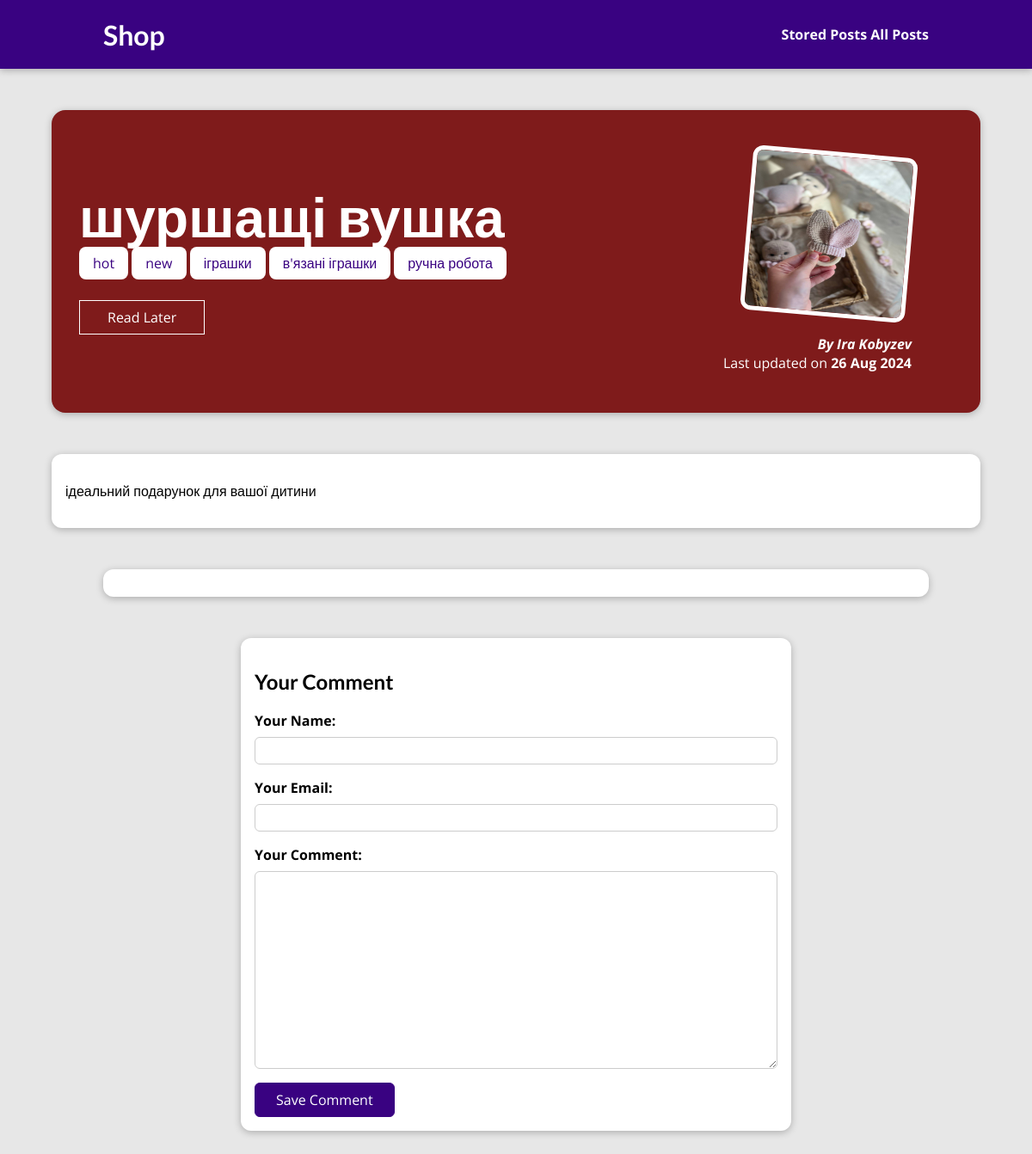
The app's page /posts/shurshashi-vushka with its own data.
### blog/models.py (models this page shows, shortened)
class Post(models.Model):
    title = models.CharField(max_length=150)
    excerpt = models.CharField(max_length=200)
    image = models.ImageField(upload_to="posts", null=True)
    date = models.DateField(auto_now=True)
    slug = models.SlugField(unique=True, db_index=True)
    content = models.TextField(validators=[MinLengthValidator(10)])
    author = models.ForeignKey(
        Author, on_delete=models.SET_NULL, null=True, related_name="posts")
    tags = models.ManyToManyField(Tag)

class Tag(models.Model):
    caption = models.CharField(max_length=20)

class Author(models.Model):
    first_name = models.CharField(max_length=100)
    last_name = models.CharField(max_length=100)
    email_address = models.EmailField()
    def full_name(self):
        return f"{self.first_name} {self.last_name}"
    def __str__(self):
        return self.full_name()

### blog/views.py (the view, shortened to what this page needs)
# urls.py: path("posts/<slug:slug>", views.SinglePostsView.as_view(), name="post-detail-page"),
class SinglePostsView(View):
    def is_stored_post(self, request, post_id):
        stored_posts = request.session.get("stored_posts")
        if stored_posts is not None:
            is_saved_for_later = post_id in stored_posts
        else:
            is_saved_for_later = False
        return is_saved_for_later
    def get(self, request, slug):
        post = Post.objects.get(slug=slug)
        context = {
            "post": post,
            "post_tags": post.tags.all(),
            "comment_form": CommentForm(),
            "comments": post.comments.all().order_by("-id"),
            "saved_for_later": self.is_stored_post(request, post.id)
        }
        return render(request, "post-detail.html", context)

### blog/forms.py
class CommentForm(forms.ModelForm):
    class Meta:
        model = Comment
        exclude = ["post"]
        labels = {
            "user_name":"Your Name",
            "user_email":"Your Email",
            "text":"Your Comment"
        }

### blog/templates/post-detail.html (shortened to what this page needs)
{% extends "base.html" %}
{% load static %}
{% block css_files %}
<link rel="stylesheet" href="{% static "post-detail.css" %}" />
{% endblock %}
{% block content %}
<section id="summary">
  <h2>{{ post.title }}</h2>
  <div>
    {% for tag in post_tags %}
      <span class="tag">{{ tag.caption }}</span>
    {% endfor %}
  </div>
  <div id="read-later">
    <form action="{% url "read-later" %}" method="POST">
      <button>
        {% if saved_for_later %}
          Remove from "Read Later" List
        {% else %}
          Read Later
        {% endif %}
      </button>
    </form>
  </div>
  <article>
    <img src="{{ post.image.url }}" alt="{{ post.title }}" />
    <address>By <a href="mailto:{{ post.author.email_address }}">{{ post.author }}</a></address>
    <div>Last updated on <time>{{ post.date|date:"d M Y" }}</time></div>
  </article>
</section>
<main>
  {{ post.content|linebreaks }}
</main>
<section id="comments">
</section>
<section id="comment-form">
  <h2>Your Comment</h2>
  <form action="{% url "post-detail-page" post.slug %}" method="POST">
    {% for form_field in comment_form %}
      <div class="form-control {% if form_field.errors %}invalid{% endif %}">
        {{ form_field.label_tag }}
        {{ form_field }}
      </div>
    {% endfor %}
    <button>Save Comment</button>
  </form>
</section>
{% endblock %}

### static/app.css (style rules this page uses)
* { box-sizing: border-box; }
html { font-family: 'Open Sans', 'Lato', sans-serif; }
body { margin: 0; }
h1, h2, h3 { font-family: 'Lato', sans-serif; font-weight: bold; }

### blog/static/post-detail.css (style rules this page uses)
body { background-color: #e7e7e7; }
#summary { margin: 8rem auto 3rem auto; padding: 2rem; width: 90%; max-width: 90rem; border-radius: 16px; background-color: #7f1b1b; position: relative; box-shadow: 0 2px 8px rgba(0, 0, 0, 0.25); height: 22rem; }
#summary h2 { color: white; font-size: 4rem; position: relative; z-index: 2; margin-bottom: 0.25rem; }
#summary article { position: absolute; top: 2rem; right: 3rem; padding: 1rem 2rem; border-radius: 12px; text-align: right; color: white; }
#summary article img { width: 12rem; height: 12rem; border-radius: 12px; transform: rotateZ(5deg); border: 5px solid white; margin-bottom: 1rem; z-index: 1; }
#summary address { font-weight: bold; }
#summary a { color: white; text-decoration: none; }
#summary time { font-weight: bold; }
#read-later { margin: 2rem 0; }
#read-later button { background-color: transparent; border: 1px solid white; padding: 0.5rem 2rem; font: inherit; color: white; cursor: pointer; }
main { width: 90%; max-width: 90rem; margin: 3rem auto; background-color: white; padding: 1rem; border-radius: 12px; box-shadow: 0 2px 8px rgba(0, 0, 0, 0.25); }
.tag { background-color: white; color: #390281; padding: 0.5rem 1rem; border-radius: 8px; width: max-content; }
#comment-form { margin: 3rem auto; width: 90%; max-width: 40rem; border-radius: 12px; background-color: white; box-shadow: 0 2px 8px rgba(0, 0, 0, 0.25); padding: 1rem; }
#comment-form button { font: inherit; background-color: #390281; color: white; border: 1px solid #390281; padding: 0.5rem 1.5rem; border-radius: 6px; cursor: pointer; }
.form-control { margin-bottom: 1rem; }
.form-control label { font-weight: bold; margin-bottom: 0.5rem; display: block; }
.form-control input, .form-control textarea { display: block; width: 100%; font: inherit; padding: 0.25rem; border-radius: 6px; border: 1px solid #ccc; }
#comments { margin: 3rem auto; width: 90%; max-width: 60rem; border-radius: 12px; background-color: white; box-shadow: 0 2px 8px rgba(0, 0, 0, 0.25); padding: 1rem 2rem; }

### records on screen
Post: title "шуршащі вушка", image (picture), author "Ira Kobyzev", date "26 Aug 2024", content "ідеальний подарунок для вашої дитини"
Tag: caption "hot"
Tag: caption "new"
Tag: caption "іграшки"
Tag: caption "в'язані іграшки"
Tag: caption "ручна робота"
